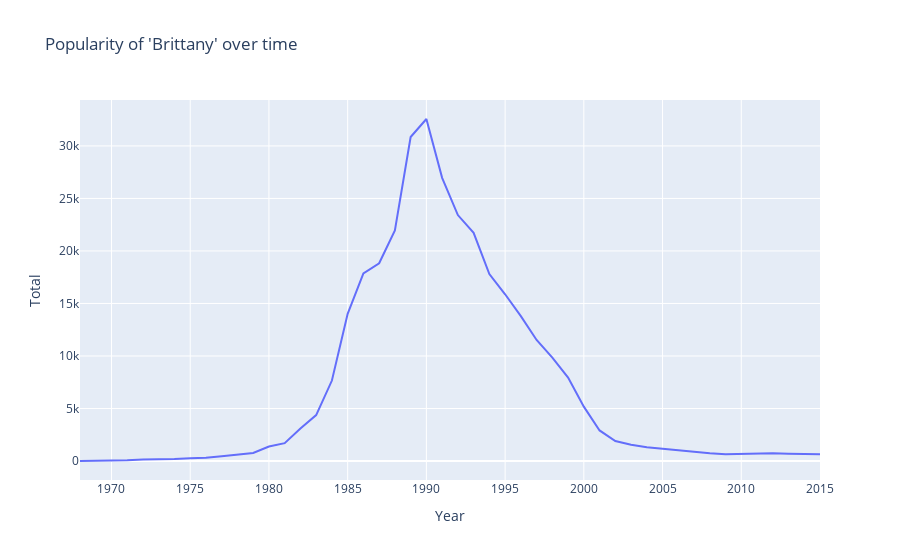

Notebook cell for this chart:
### Markdown cell above
The name *Brittany* has `{python} rows` in our database.

### Code cell
# | fig-cap: "Brittany is a relatively new name."
# | fig-align: center
# | warning: false

fig = px.line(
    brittany,
    x="Year",
    y="Total",
    title="Popularity of 'Brittany' over time",
    labels={"Year": "Year"},
)

fig.show()

### Figure 1 — Plotly figure (JSON) as saved in the notebook; plotly's stock layout.template omitted (floating-point values rounded to 4 significant figures)
{"data": [{"hovertemplate": "Year=%{x}<br>Total=%{y}<extra></extra>", "legendgroup": "", "line": {"color": "#636efa", "dash": "solid"}, "marker": {"symbol": "circle"}, "mode": "lines", "name": "", "orientation": "v", "showlegend": false, "type": "scatter", "x": [1968, 1969, 1970, 1971, 1972, 1973, 1974, 1975, 1976, 1977, 1978, 1979, 1980, 1981, 1982, 1983, 1984, 1985, 1986, 1987, 1988, 1989, 1990, 1991, 1992, 1993, 1994, 1995, 1996, 1997, 1998, 1999, 2000, 2001, 2002, 2003, 2004, 2005, 2006, 2007, 2008, 2009, 2010, 2011, 2012, 2013, 2014, 2015], "xaxis": "x", "y": [5, 12, 32, 81, 158, 166, 198, 277, 304, 448, 592, 764, 1383, 1701, 3093, 4377, 7664, 14010, 17856, 18825, 21952, 30848, 32562, 26963, 23416, 21728, 17808, 15875, 13796, 11527, 9843, 7942, 5183, 2915, 1912, 1559, 1323, 1168, 1009, 891, 749, 644, 698, 717, 745, 699, 660, 636], "yaxis": "y"}], "layout": {"legend": {"tracegroupgap": 0}, "title": {"text": "Popularity of 'Brittany' over time"}, "xaxis": {"anchor": "y", "domain": [0, 1], "title": {"text": "Year"}}, "yaxis": {"anchor": "x", "domain": [0, 1], "title": {"text": "Total"}}}}
